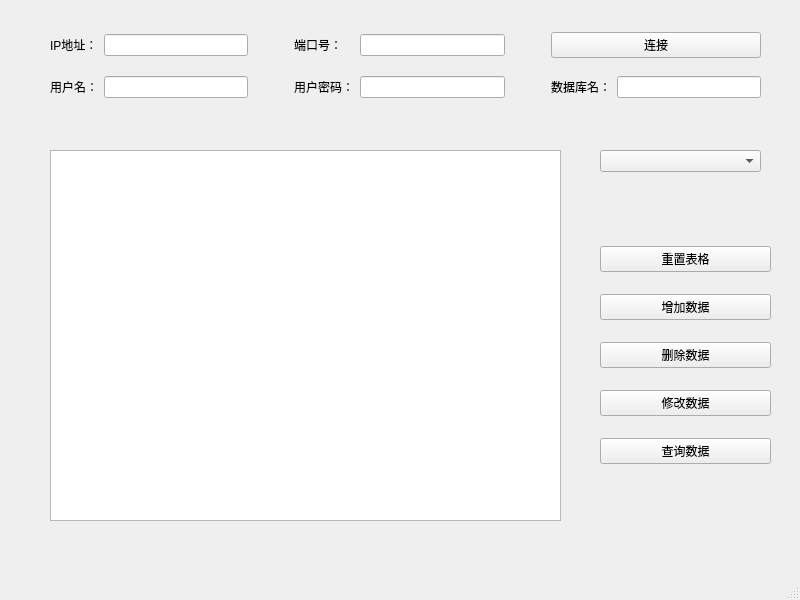
<?xml version="1.0" encoding="UTF-8"?>
<ui version="4.0">
 <class>MainWindow</class>
 <widget class="QMainWindow" name="MainWindow">
  <property name="geometry">
   <rect>
    <x>0</x>
    <y>0</y>
    <width>800</width>
    <height>600</height>
   </rect>
  </property>
  <property name="windowTitle">
   <string>MainWindow</string>
  </property>
  <widget class="QWidget" name="centralwidget">
   <widget class="QWidget" name="gridLayoutWidget">
    <property name="geometry">
     <rect>
      <x>50</x>
      <y>20</y>
      <width>711</width>
      <height>91</height>
     </rect>
    </property>
    <layout class="QGridLayout" name="gridLayout_2">
     <item row="0" column="4">
      <widget class="QLineEdit" name="localhost"/>
     </item>
     <item row="1" column="1">
      <widget class="QLineEdit" name="username"/>
     </item>
     <item row="1" column="6">
      <widget class="QLabel" name="label_5">
       <property name="text">
        <string>数据库名：</string>
       </property>
      </widget>
     </item>
     <item row="0" column="1">
      <widget class="QLineEdit" name="IP"/>
     </item>
     <item row="1" column="5">
      <spacer name="horizontalSpacer_3">
       <property name="orientation">
        <enum>Qt::Horizontal</enum>
       </property>
       <property name="sizeType">
        <enum>QSizePolicy::Fixed</enum>
       </property>
       <property name="sizeHint" stdset="0">
        <size>
         <width>40</width>
         <height>20</height>
        </size>
       </property>
      </spacer>
     </item>
     <item row="0" column="3">
      <widget class="QLabel" name="label">
       <property name="text">
        <string>端口号：</string>
       </property>
      </widget>
     </item>
     <item row="1" column="0">
      <widget class="QLabel" name="label_2">
       <property name="text">
        <string>用户名：</string>
       </property>
      </widget>
     </item>
     <item row="0" column="0">
      <widget class="QLabel" name="label_4">
       <property name="text">
        <string>IP地址：</string>
       </property>
      </widget>
     </item>
     <item row="0" column="5">
      <spacer name="horizontalSpacer">
       <property name="orientation">
        <enum>Qt::Horizontal</enum>
       </property>
       <property name="sizeType">
        <enum>QSizePolicy::Fixed</enum>
       </property>
       <property name="sizeHint" stdset="0">
        <size>
         <width>40</width>
         <height>20</height>
        </size>
       </property>
      </spacer>
     </item>
     <item row="0" column="2">
      <spacer name="horizontalSpacer_2">
       <property name="orientation">
        <enum>Qt::Horizontal</enum>
       </property>
       <property name="sizeType">
        <enum>QSizePolicy::Fixed</enum>
       </property>
       <property name="sizeHint" stdset="0">
        <size>
         <width>40</width>
         <height>20</height>
        </size>
       </property>
      </spacer>
     </item>
     <item row="1" column="2">
      <spacer name="horizontalSpacer_4">
       <property name="orientation">
        <enum>Qt::Horizontal</enum>
       </property>
       <property name="sizeType">
        <enum>QSizePolicy::Fixed</enum>
       </property>
       <property name="sizeHint" stdset="0">
        <size>
         <width>40</width>
         <height>20</height>
        </size>
       </property>
      </spacer>
     </item>
     <item row="1" column="4">
      <widget class="QLineEdit" name="passwd"/>
     </item>
     <item row="1" column="3">
      <widget class="QLabel" name="label_3">
       <property name="text">
        <string>用户密码：</string>
       </property>
      </widget>
     </item>
     <item row="0" column="6" colspan="2">
      <widget class="QPushButton" name="connectButton">
       <property name="text">
        <string>连接</string>
       </property>
      </widget>
     </item>
     <item row="1" column="7">
      <widget class="QLineEdit" name="DBname"/>
     </item>
    </layout>
    <zorder>DBname</zorder>
    <zorder>localhost</zorder>
    <zorder>username</zorder>
    <zorder>label_5</zorder>
    <zorder>IP</zorder>
    <zorder>label</zorder>
    <zorder>label_2</zorder>
    <zorder>label_4</zorder>
    <zorder>passwd</zorder>
    <zorder>label_3</zorder>
    <zorder>connectButton</zorder>
   </widget>
   <widget class="QTableView" name="table">
    <property name="geometry">
     <rect>
      <x>50</x>
      <y>150</y>
      <width>511</width>
      <height>371</height>
     </rect>
    </property>
   </widget>
   <widget class="QWidget" name="verticalLayoutWidget">
    <property name="geometry">
     <rect>
      <x>600</x>
      <y>230</y>
      <width>171</width>
      <height>251</height>
     </rect>
    </property>
    <layout class="QVBoxLayout" name="verticalLayout">
     <item>
      <widget class="QPushButton" name="refreash">
       <property name="text">
        <string>重置表格</string>
       </property>
      </widget>
     </item>
     <item>
      <widget class="QPushButton" name="addbutton">
       <property name="text">
        <string>增加数据</string>
       </property>
       <property name="autoDefault">
        <bool>false</bool>
       </property>
      </widget>
     </item>
     <item>
      <widget class="QPushButton" name="deletebutton">
       <property name="text">
        <string>删除数据</string>
       </property>
      </widget>
     </item>
     <item>
      <widget class="QPushButton" name="changebutton">
       <property name="text">
        <string>修改数据</string>
       </property>
      </widget>
     </item>
     <item>
      <widget class="QPushButton" name="querybutton">
       <property name="text">
        <string>查询数据</string>
       </property>
      </widget>
     </item>
    </layout>
   </widget>
   <widget class="QComboBox" name="selectbox">
    <property name="geometry">
     <rect>
      <x>600</x>
      <y>150</y>
      <width>161</width>
      <height>22</height>
     </rect>
    </property>
   </widget>
  </widget>
  <widget class="QStatusBar" name="statusbar"/>
  <widget class="QMenuBar" name="menubar">
   <property name="geometry">
    <rect>
     <x>0</x>
     <y>0</y>
     <width>800</width>
     <height>23</height>
    </rect>
   </property>
  </widget>
 </widget>
 <resources/>
 <connections/>
</ui>
